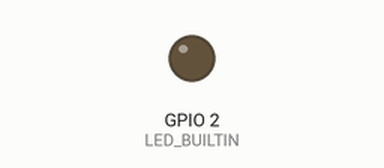
This sketch was run on a simulated ESP8266 (NodeMCU). On the bench: output pins drawn as LEDs (lit = HIGH, except the on-board LED, lit = LOW). WiFi joins after 1.5 s; servers stay silent unless stated; uploads are accepted with an empty reply; EEPROM starts erased; what the sketch prints to the serial monitor is not drawn. At 3.0 s the program puts the board to deep sleep or switches it off; the recording ends there.

Above: at 0.6 s.
At 1.8 s:
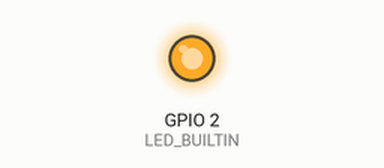
Timing chart, 0 to 3.0 s (numbered marks = the images above):
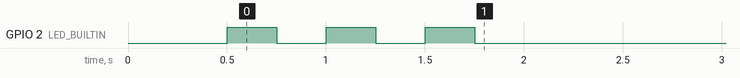

The sketch:

ESP8266.ino
```cpp
#include "z_ESP8266ConnectToWifi.h"
#include "z_ESP8266ReadFeederStatus.h"
#include "z_ESP8266ControlStepper.h"

void setup()
{
	Serial.begin(115200);
	esp8266ConnectToWifi("VNPT_2.4G", "nguyen12345");
}

void loop()
{
	String status = esp8266ReadFeederStatus("managefoodofparrot.000webhostapp.com", "/feeder-status.json");
	esp8266ControlStepper(status, 5, 4, 13, 14);
	ESP.deepSleep(15*60000000);
}
```

z_ESP8266ConnectToWifi.h
```cpp
#include <ESP8266WiFi.h>

void esp8266ConnectToWifi(const char *ssid, const char *password)
{
    pinMode(LED_BUILTIN, OUTPUT);
    WiFi.begin(ssid, password);
    Serial.print("Connecting...");
    delay(250);
    while (WiFi.status() != WL_CONNECTED)
    {
        Serial.print(".");
        digitalWrite(LED_BUILTIN, LOW);
        delay(250);
        digitalWrite(LED_BUILTIN, HIGH);
        delay(250);
    }
    digitalWrite(LED_BUILTIN, LOW);
    Serial.println("");
    Serial.print("Connected to WiFi network with IP Address: ");
    Serial.println(WiFi.localIP());
}
```

z_ESP8266ControlStepper.h
```cpp
#include <ArduinoJson.h>
#include <Stepper_28BYJ_48.h>
#include <EEPROM.h>

void esp8266ControlStepper(String status, int stepper1, int stepper2, int stepper3, int stepper4)
{
    EEPROM.begin(10);
    int size = 1024;
    char json[size];
    Stepper_28BYJ_48 keoStepper(stepper1, stepper2, stepper3, stepper4);
    // Ép kiểu từ String sang Array
    status.toCharArray(json, size);
    DynamicJsonDocument jsonBuffer(size);
    DeserializationError error = deserializeJson(jsonBuffer, json);
    if (error)
    {
        Serial.println("Parse JSON failed!");
    }
    // atoi - hàm chuyển một chuỗi số sang kiểu int
    int keoSteps = atoi(jsonBuffer["keoSet"]);
    // strcmp - string compare - so sánh 2 chuỗi, nếu bằng nhau thì trả về 0
    if (strcmp(jsonBuffer["keo"], "on") == 0)
    {
        if (EEPROM.read(0) != 1)
        {
            EEPROM.write(0, 1);
            //Mỗi lần write phải commit xem đã write được hay chưa
            if (EEPROM.commit())
            {
                Serial.print("Feeder ");
                Serial.println("ON!");
                keoStepper.step(keoSteps);
            }
        }
        else
        {
            Serial.print("Feeder ");
            Serial.println("ON!!");
        }
    }
    else
    {
        if (EEPROM.read(0) != 0)
        {
            EEPROM.write(0, 0);
            if (EEPROM.commit())
            {
                Serial.print("Feeder ");
                Serial.println("OFF!");
                keoStepper.step(0 - keoSteps);
            }
        }
        else
        {
            Serial.print("Feeder ");
            Serial.println("OFF!!");
        }
    }
}
```

z_ESP8266ReadFeederStatus.h
```cpp
#include <ESP8266WiFi.h>
#include <WiFiClient.h>

String esp8266ReadFeederStatus(String host, String path)
{
    String status;
    pinMode(LED_BUILTIN, OUTPUT);
    if (WiFi.status() == WL_CONNECTED)
    {
        WiFiClient client;
        if (!client.connect(host, 80))
        {
            Serial.println("Connect to server fail!");
            return "";
        }
        // ESP sent GET request to host
        client.print(String("GET ") + path + " HTTP/1.1\r\n" +
                     "Host: " + host + "\r\n" +
                     "Connection: keep-alive\r\n\r\n");
        while (client.available() == 0)
        {
        }
        while (client.available())
        {
            // Đọc response được gửi tới ESP từ host
            status = client.readString();
            // Tách ra nội dung file feeder-status.json
            status = status.substring(status.indexOf("{"));
            Serial.print("Feeder Status: ");
            Serial.println(status);
            client.stop();
        }
        return status;
    }
    else
    {
        Serial.println("WiFi Disconnected!");
        return "";
    }
}
```
